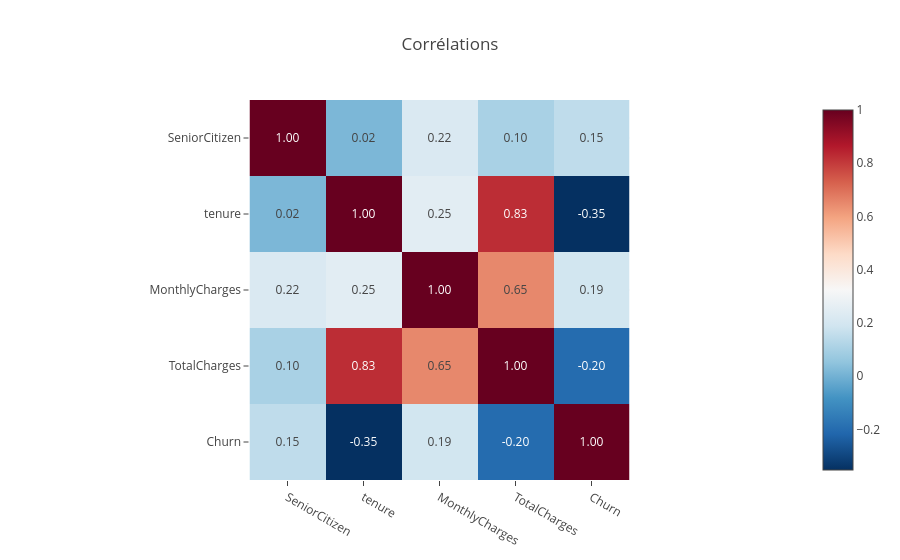

The notebook cell saved with this chart:
### Code cell
numeric_cols, categorical_cols = prep_mod.split_feature_types(df.drop(columns=[target_col]))
corr = df[numeric_cols + [target_col]].corr(numeric_only=True)
px.imshow(corr, text_auto='.2f', color_continuous_scale='RdBu_r', title='Corrélations')

### Figure 1 — Plotly figure (JSON) as saved in the notebook; plotly's stock layout.template omitted (floating-point values rounded to 4 significant figures)
{"data": [{"coloraxis": "coloraxis", "hovertemplate": "x: %{x}<br>y: %{y}<br>color: %{z}<extra></extra>", "name": "0", "texttemplate": "%{z:.2f}", "type": "heatmap", "x": ["SeniorCitizen", "tenure", "MonthlyCharges", "TotalCharges", "Churn"], "xaxis": "x", "y": ["SeniorCitizen", "tenure", "MonthlyCharges", "TotalCharges", "Churn"], "yaxis": "y", "z": [[1.0, 0.01657, 0.2202, 0.1024, 0.1509], [0.01657, 1.0, 0.2479, 0.8259, -0.3522], [0.2202, 0.2479, 1.0, 0.6511, 0.1934], [0.1024, 0.8259, 0.6511, 1.0, -0.1995], [0.1509, -0.3522, 0.1934, -0.1995, 1.0]]}], "layout": {"coloraxis": {"autocolorscale": false, "colorscale": [[0.0, "rgb(5,48,97)"], [0.1, "rgb(33,102,172)"], [0.2, "rgb(67,147,195)"], [0.3, "rgb(146,197,222)"], [0.4, "rgb(209,229,240)"], [0.5, "rgb(247,247,247)"], [0.6, "rgb(253,219,199)"], [0.7, "rgb(244,165,130)"], [0.8, "rgb(214,96,77)"], [0.9, "rgb(178,24,43)"], [1.0, "rgb(103,0,31)"]]}, "title": {"text": "Corrélations"}, "xaxis": {"anchor": "y", "constrain": "domain", "domain": [0.0, 1.0], "scaleanchor": "y"}, "yaxis": {"anchor": "x", "autorange": "reversed", "constrain": "domain", "domain": [0.0, 1.0]}}}
